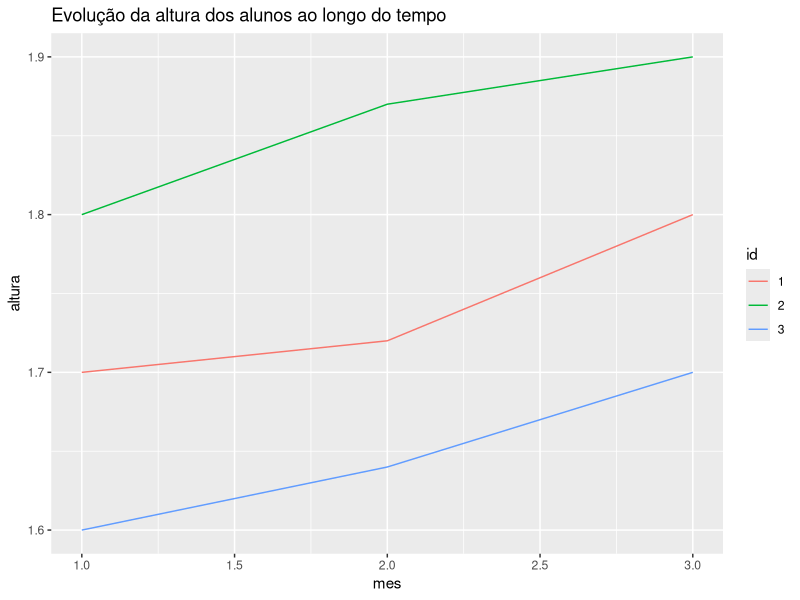

This chart was generated by the following R code:
## ---- chunk 1
#| label: pacotes
#| include: false

library(tidyverse)
## ---- chunk 2
#| label: fig-principios-tidy-data
#| fig-cap: "As seguintes três regras tornam um conjunto de dados tidy: variáveis são colunas, observações são linhas e valores são células. Fonte: R for Data Science."
#| echo: false

knitr::include_graphics(
  "https://d33wubrfki0l68.cloudfront.net/6f1ddb544fc5c69a2478e444ab8112fb0eea23f8/91adc/images/tidy-1.png"
)
## ---- chunk 3

dados <- tribble(
  ~id, ~altura, ~peso,
  1, 1.70, 70,
  2, 1.80, 80,
  3, 1.60, 60
)
knitr::kable(dados)
## ---- chunk 4
dados <- tribble(
  ~id, ~tipo_medida, ~valor,
  1, "altura", 1.70,
  1, "peso", 70,
  2, "altura", 1.80,
  2, "peso", 80,
  3, "altura", 1.60,
  3, "peso", 60
)
knitr::kable(dados)
## ---- chunk 5

dados <- tribble(
  ~id, ~tipo_medida, ~valor,
  1, "altura", 1.70,
  1, "peso", 70,
  2, "altura", 1.80,
  2, "peso", 80,
  3, "altura", 1.60,
  3, "peso", 60
)

dados_largo <- dados |>
  pivot_wider(names_from = tipo_medida, values_from = valor)

knitr::kable(dados_largo)

## ---- chunk 6
dados <- tribble(
  ~tipo, ~alice, ~bruno, ~carla, ~daniel,
  "altura", 1.70, 1.80, 1.60, 1.75,
  "peso", 70, 80, 60, 75
)
knitr::kable(dados)
## ---- chunk 7

dados_longo <- dados |>
  pivot_longer(cols = -tipo, names_to = "nome", values_to = "valor")

knitr::kable(dados_longo)

## ---- chunk 8

dados_arrumados <- dados_longo |>
  pivot_wider(names_from = tipo, values_from = valor)

knitr::kable(dados_arrumados)

## ---- chunk 9
dados <- tribble(
  ~id, ~altura_peso,
  1, "1.70 / 70",
  2, "1.80 / 80",
  3, "1.60 / 60",
  4, "1.75 / 75"
)

knitr::kable(dados)
## ---- chunk 10

dados <- tribble(
  ~id, ~altura_peso,
  1, "1.70 / 70",
  2, "1.80 / 80",
  3, "1.60 / 60",
  4, "1.75 / 75"
)

dados_arrumados <- dados |>
  separate(altura_peso, into = c("altura", "peso"), sep = " / ")

knitr::kable(dados_arrumados)
## ---- chunk 11

dados <- tribble(
  ~id, ~mes, ~altura, ~peso,
  "1", 1, 1.70, 70,
  "1", 2, 1.72, 75,
  "1", 3, 1.80, 80,
  "2", 1, 1.80, 80,
  "2", 2, 1.87, 85,
  "2", 3, 1.90, 90,
  "3", 1, 1.60, 60,
  "3", 2, 1.64, 65,
  "3", 3, 1.70, 70
)

knitr::kable(dados)

## ---- chunk 12
#| fig-width: 6
#| fig-height: 4
#| fig-cap: Evolução da altura dos alunos ao longo do tempo. Cada linha representa um aluno.
#| dpi: 300

dados |>
  ggplot(aes(x = mes, y = altura, color = id)) +
  geom_line() +
  labs(title = "Evolução da altura dos alunos ao longo do tempo")

